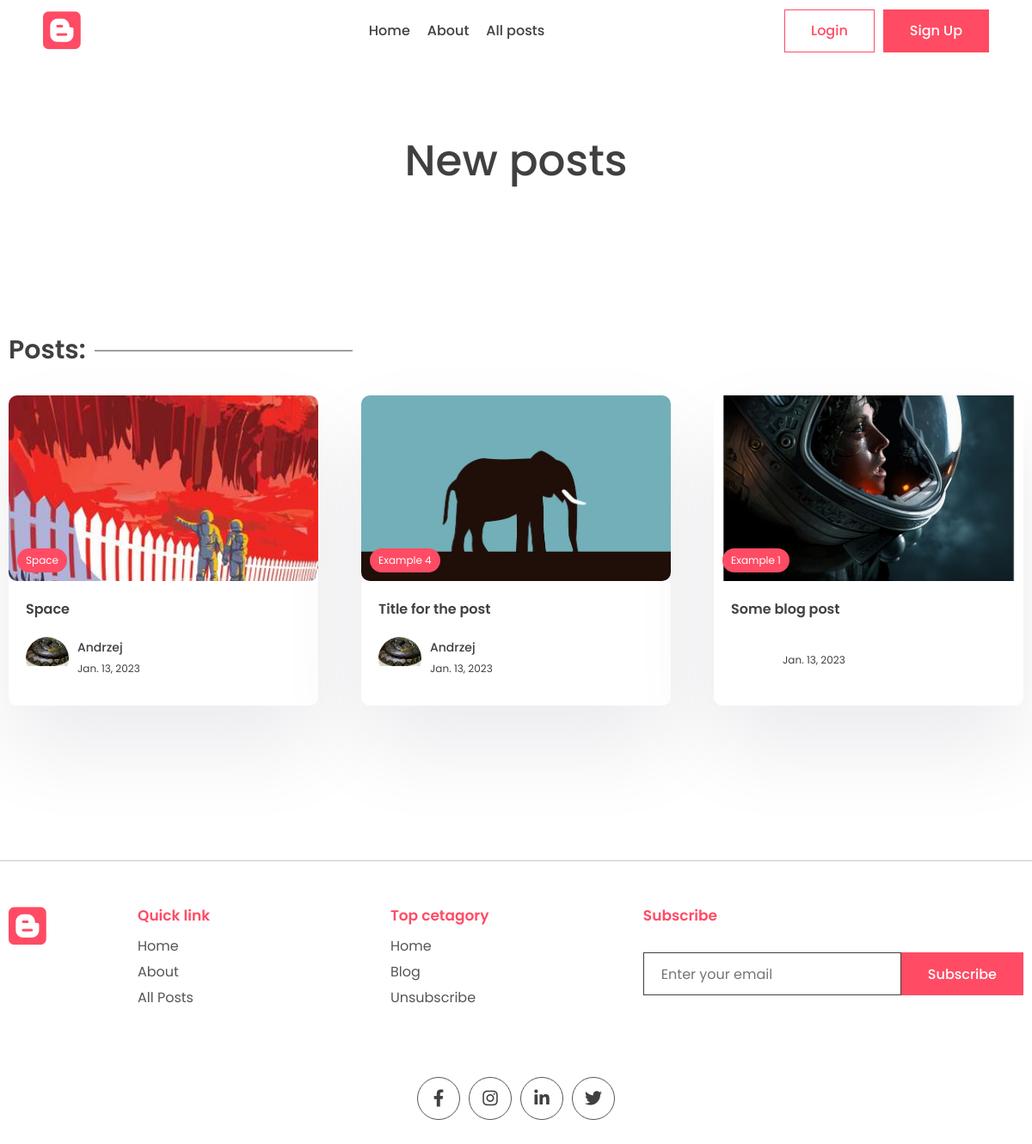
The app's page /new-posts/ with its own data.
### app/models.py (models this page shows, shortened)
class Post(models.Model):
    title = models.CharField(max_length=200)
    content = tinymce_models.HTMLField()
    last_updated = models.DateTimeField(auto_now=True)
    slug = models.SlugField(max_length=200, unique=True)
    image = models.ImageField(upload_to="images/", default="images/no_image.jpg")
    view_count = models.IntegerField(null=True, blank=True)
    is_featured = models.BooleanField(default=False)
    tags = models.ManyToManyField(Tag, related_name="post")
    author = models.ForeignKey(User, on_delete=models.CASCADE, null=True, blank=True)
    likes = models.ManyToManyField(User, related_name="blog_post")
    bookmarks = models.ManyToManyField(User, related_name="bookmarks", blank=True)

class Tag(models.Model):
    name = models.CharField(max_length=100)
    description = models.CharField(max_length=100)
    slug = models.SlugField(max_length=200, unique=True)

class Profile(models.Model):
    user = models.OneToOneField(User, on_delete=models.CASCADE)
    profile_image = models.ImageField(null=True, blank=True, upload_to="images/")
    slug = models.SlugField(max_length=200, unique=True)
    bio = models.CharField(max_length=200)

### app/views.py (the view)
# urls.py: path("new-posts/", views.new_posts_view, name="new_posts"),
def new_posts_view(request):
    new_posts = Post.objects.all().order_by("-last_updated")
    context = {"new_posts": new_posts}
    return render(request, "app/new_posts.html", context)

### app/templates/app/new_posts.html (shortened to what this page needs)
{% extends 'base.html' %}
{% block content %}
<main class="sp">
    <div class="container">
        <center>
            <div class="typo">
                <h1 class="title">New posts</h1>
            </div>
        </center>
    </div>
</main>
<section class="sp">
    <div class="container">
        <h1 class="sec-title">Posts:</h1>
        <div class="grid-3">
            {% for post in new_posts %}
            <a href="{% url 'post_page' post.slug %}">
                <div class="card">
                    <div class="post-img">
                        {% if post.image %}
                        <img src="{{post.image.url}}" alt="" />
                        {% endif %}
                        <div class="tag">{{post.tags.all.0.name}}</div>
                    </div>
                    <div class="card-content">
                        <h3>
                            {{post.title}}
                        </h3>
                        <div class="author">
                            <div class="profile-pic">
                                <img src="{{post.author.profile.profile_image.url}}" alt="" />
                            </div>
                            <div class="details">
                                <p>{{post.author.first_name}}</p>
                                <small>{{post.last_updated|date}}</small>
                            </div>
                        </div>
                    </div>
                </div>
            </a>
            {% endfor %}
        </div>
    </div>
</section>
{% endblock content %}

### app/static/app/style.css (style rules this page uses)
* { margin: 0; padding: 0; box-sizing: border-box; text-decoration: none; border: none; outline: none; list-style: none; font-family: "Poppins", sans-serif; color: var(--black); }
:root { --red: #ff4b64; --black: #404040; --des: #555555; --shadow: #ffffff1a 0px 1px 1px 0px inset, #32325d40 0px 50px 100px -20px, #0000004d 0px 30px 60px -30px; --shadow2: rgba(17, 12, 46, 0.084) 0px 48px 100px 0px; }
html { font-size: 62.5%; }
[class*="grid"] { display: grid; }
img { width: 100%; }
.container { max-width: 1220px; margin: auto; padding: 0 10px; }
p, a { font-size: 1.6rem; color: var(--des); }
.typo { width: 50%; margin-top: 5rem; }
.title { font-size: 5rem; font-weight: 500; }
.sp { padding: 8rem 0; }
.post-img { height: 40rem; width: 100%; overflow: hidden; border-radius: 1rem; }
.post-img img { height: 100%; object-fit: cover; object-position: center; }
.sec-title { font-size: 3rem; font-weight: 600; position: relative; width: fit-content; margin-bottom: 3rem; }
.sec-title::after { content: ""; position: absolute; right: -31rem; height: 1px; width: 30rem; background: var(--black); top: 50%; transform: translateY(-50%); }
.grid-3 { grid-template-columns: repeat(3, 1fr); gap: 5rem; }
.card { background: white; box-shadow: var(--shadow2); border-radius: 1rem; cursor: pointer; transition: 0.3s; }
.post-img { position: relative; }
.tag { position: absolute; bottom: 1rem; left: 1rem; background: var(--red); color: white; border-radius: 5rem; padding: 0.5rem 1rem; font-size: 1.2rem; }
.card-content { padding: 2rem; padding-bottom: 3rem; }
.card h3 { font-size: 1.6rem; font-weight: 600; }
.card .post-img { width: 100%; height: unset; aspect-ratio: 1/0.6; }
.author { display: flex; align-items: center; gap: 1rem; margin-top: 2rem; }
.profile-pic { width: 5rem; aspect-ratio: 1/1; border-radius: 50%; overflow: hidden; }
.author p { color: var(--black); font-weight: 500; font-size: 1.4rem; }
.author small { color: var(--black); font-size: 1.2rem; }
main { padding-top: 10rem !important; }
.post-img { width: 100%; height: 500px; }

### records on screen
Post: image (picture), tags.all.0.name "Space", title "Space", author.profile.profile_image (picture), author.first_name "Andrzej", last_updated "Jan. 13, 2023"
Post: image (picture), tags.all.0.name "Example 4", title "Title for the post", author.profile.profile_image (picture), author.first_name "Andrzej", last_updated "Jan. 13, 2023"
Post: image (picture), tags.all.0.name "Example 1", title "Some blog post", last_updated "Jan. 13, 2023"
